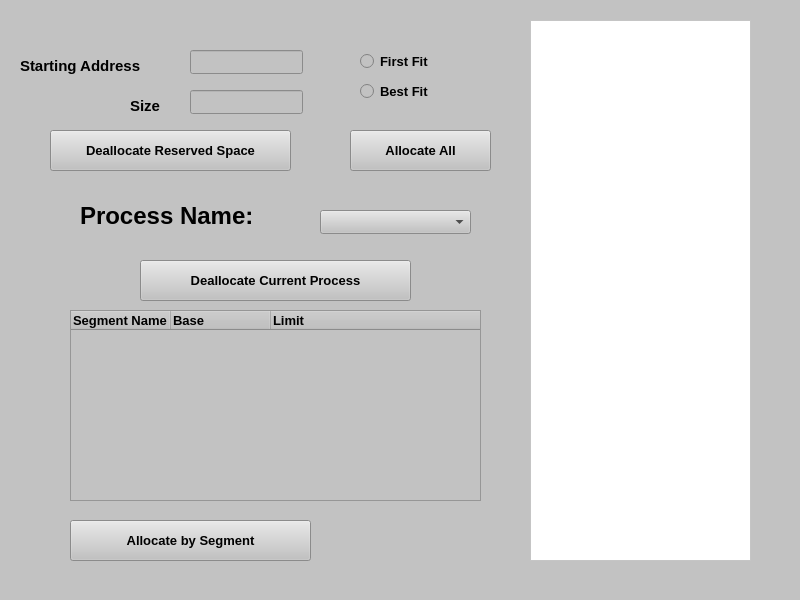
<?xml version="1.0" encoding="UTF-8"?>
<ui version="4.0">
 <class>MainWindow</class>
 <widget class="QMainWindow" name="MainWindow">
  <property name="geometry">
   <rect>
    <x>0</x>
    <y>0</y>
    <width>800</width>
    <height>600</height>
   </rect>
  </property>
  <property name="windowTitle">
   <string>MainWindow</string>
  </property>
  <property name="styleSheet">
   <string notr="true">background-color:rgb(194, 194, 194);</string>
  </property>
  <widget class="QWidget" name="centralwidget">
   <widget class="QGraphicsView" name="graphicsView">
    <property name="geometry">
     <rect>
      <x>530</x>
      <y>20</y>
      <width>221</width>
      <height>541</height>
     </rect>
    </property>
    <property name="styleSheet">
     <string notr="true">background-color: rgb(255, 255, 255);</string>
    </property>
   </widget>
   <widget class="QTableWidget" name="segment_table">
    <property name="geometry">
     <rect>
      <x>70</x>
      <y>310</y>
      <width>411</width>
      <height>191</height>
     </rect>
    </property>
    <property name="sizePolicy">
     <sizepolicy hsizetype="Expanding" vsizetype="Expanding">
      <horstretch>0</horstretch>
      <verstretch>0</verstretch>
     </sizepolicy>
    </property>
    <property name="minimumSize">
     <size>
      <width>411</width>
      <height>0</height>
     </size>
    </property>
    <property name="maximumSize">
     <size>
      <width>411</width>
      <height>16777215</height>
     </size>
    </property>
    <property name="font">
     <font>
      <pointsize>10</pointsize>
      <weight>75</weight>
      <bold>true</bold>
     </font>
    </property>
    <property name="editTriggers">
     <set>QAbstractItemView::NoEditTriggers</set>
    </property>
    <property name="dragDropOverwriteMode">
     <bool>false</bool>
    </property>
    <property name="selectionBehavior">
     <enum>QAbstractItemView::SelectRows</enum>
    </property>
    <property name="wordWrap">
     <bool>true</bool>
    </property>
    <attribute name="horizontalHeaderVisible">
     <bool>true</bool>
    </attribute>
    <attribute name="horizontalHeaderCascadingSectionResizes">
     <bool>false</bool>
    </attribute>
    <attribute name="horizontalHeaderMinimumSectionSize">
     <number>45</number>
    </attribute>
    <attribute name="horizontalHeaderHighlightSections">
     <bool>false</bool>
    </attribute>
    <attribute name="horizontalHeaderShowSortIndicator" stdset="0">
     <bool>false</bool>
    </attribute>
    <attribute name="horizontalHeaderStretchLastSection">
     <bool>true</bool>
    </attribute>
    <column>
     <property name="text">
      <string>Segment Name</string>
     </property>
     <property name="font">
      <font>
       <pointsize>10</pointsize>
       <weight>75</weight>
       <bold>true</bold>
      </font>
     </property>
     <property name="textAlignment">
      <set>AlignLeading|AlignVCenter</set>
     </property>
    </column>
    <column>
     <property name="text">
      <string>Base</string>
     </property>
     <property name="font">
      <font>
       <pointsize>10</pointsize>
       <weight>75</weight>
       <bold>true</bold>
      </font>
     </property>
     <property name="textAlignment">
      <set>AlignLeading|AlignVCenter</set>
     </property>
    </column>
    <column>
     <property name="text">
      <string>Limit</string>
     </property>
     <property name="font">
      <font>
       <pointsize>10</pointsize>
       <weight>75</weight>
       <bold>true</bold>
      </font>
     </property>
     <property name="textAlignment">
      <set>AlignLeading|AlignVCenter</set>
     </property>
    </column>
   </widget>
   <widget class="QLabel" name="pro_name">
    <property name="geometry">
     <rect>
      <x>80</x>
      <y>200</y>
      <width>221</width>
      <height>31</height>
     </rect>
    </property>
    <property name="font">
     <font>
      <pointsize>18</pointsize>
      <weight>75</weight>
      <bold>true</bold>
     </font>
    </property>
    <property name="text">
     <string>Process Name:</string>
    </property>
   </widget>
   <widget class="QPushButton" name="dealloc_reserve">
    <property name="geometry">
     <rect>
      <x>50</x>
      <y>130</y>
      <width>241</width>
      <height>41</height>
     </rect>
    </property>
    <property name="font">
     <font>
      <pointsize>10</pointsize>
      <weight>75</weight>
      <bold>true</bold>
     </font>
    </property>
    <property name="text">
     <string>Deallocate Reserved Space</string>
    </property>
   </widget>
   <widget class="QLineEdit" name="res_start">
    <property name="geometry">
     <rect>
      <x>190</x>
      <y>50</y>
      <width>113</width>
      <height>24</height>
     </rect>
    </property>
   </widget>
   <widget class="QLineEdit" name="res_size">
    <property name="geometry">
     <rect>
      <x>190</x>
      <y>90</y>
      <width>113</width>
      <height>24</height>
     </rect>
    </property>
   </widget>
   <widget class="QLabel" name="label">
    <property name="geometry">
     <rect>
      <x>20</x>
      <y>50</y>
      <width>151</width>
      <height>31</height>
     </rect>
    </property>
    <property name="font">
     <font>
      <pointsize>11</pointsize>
      <weight>75</weight>
      <bold>true</bold>
     </font>
    </property>
    <property name="text">
     <string>Starting Address</string>
    </property>
   </widget>
   <widget class="QLabel" name="label_2">
    <property name="geometry">
     <rect>
      <x>130</x>
      <y>90</y>
      <width>41</width>
      <height>31</height>
     </rect>
    </property>
    <property name="font">
     <font>
      <pointsize>11</pointsize>
      <weight>75</weight>
      <bold>true</bold>
     </font>
    </property>
    <property name="text">
     <string>Size</string>
    </property>
   </widget>
   <widget class="QComboBox" name="pro_choose">
    <property name="geometry">
     <rect>
      <x>320</x>
      <y>210</y>
      <width>151</width>
      <height>24</height>
     </rect>
    </property>
    <property name="currentIndex">
     <number>-1</number>
    </property>
   </widget>
   <widget class="QPushButton" name="alloc">
    <property name="geometry">
     <rect>
      <x>70</x>
      <y>520</y>
      <width>241</width>
      <height>41</height>
     </rect>
    </property>
    <property name="font">
     <font>
      <pointsize>10</pointsize>
      <weight>75</weight>
      <bold>true</bold>
     </font>
    </property>
    <property name="text">
     <string>Allocate by Segment</string>
    </property>
   </widget>
   <widget class="QPushButton" name="alloc_all">
    <property name="geometry">
     <rect>
      <x>350</x>
      <y>130</y>
      <width>141</width>
      <height>41</height>
     </rect>
    </property>
    <property name="font">
     <font>
      <pointsize>10</pointsize>
      <weight>75</weight>
      <bold>true</bold>
     </font>
    </property>
    <property name="text">
     <string>Allocate All</string>
    </property>
   </widget>
   <widget class="QRadioButton" name="first_fit_radiobtn">
    <property name="geometry">
     <rect>
      <x>360</x>
      <y>50</y>
      <width>131</width>
      <height>22</height>
     </rect>
    </property>
    <property name="font">
     <font>
      <pointsize>10</pointsize>
      <weight>75</weight>
      <bold>true</bold>
     </font>
    </property>
    <property name="text">
     <string>First Fit</string>
    </property>
   </widget>
   <widget class="QRadioButton" name="best_fit_radiobtn">
    <property name="geometry">
     <rect>
      <x>360</x>
      <y>80</y>
      <width>131</width>
      <height>22</height>
     </rect>
    </property>
    <property name="font">
     <font>
      <pointsize>10</pointsize>
      <weight>75</weight>
      <bold>true</bold>
     </font>
    </property>
    <property name="text">
     <string>Best Fit</string>
    </property>
   </widget>
   <widget class="QPushButton" name="dealloc_current">
    <property name="geometry">
     <rect>
      <x>140</x>
      <y>260</y>
      <width>271</width>
      <height>41</height>
     </rect>
    </property>
    <property name="font">
     <font>
      <pointsize>10</pointsize>
      <weight>75</weight>
      <bold>true</bold>
     </font>
    </property>
    <property name="text">
     <string>Deallocate Current Process</string>
    </property>
   </widget>
  </widget>
  <widget class="QStatusBar" name="statusbar"/>
 </widget>
 <resources/>
 <connections/>
</ui>
